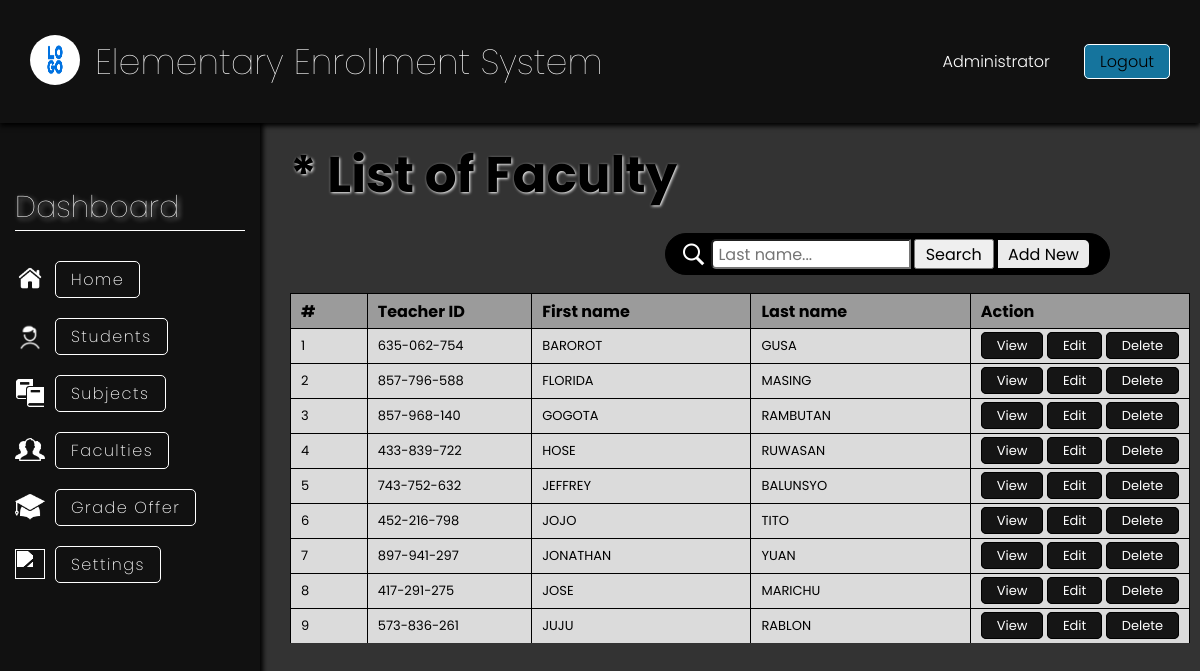
The page /index.php?page=faculty (signed in) on the database its author committed.
### tables this page shows
CREATE TABLE `teacher` (
  `TEACHER_ID` varchar(50) NOT NULL,
  `TEACHER_FNAME` varchar(50) NOT NULL,
  `TEACHER_INIT` varchar(50) NOT NULL,
  `TEACHER_LNAME` varchar(50) NOT NULL,
  `TEACHER_ADDRESS` varchar(150) NOT NULL,
  `TEACHER_CONTACT` bigint(15) NOT NULL,
  `TEACHER_EMAIL` varchar(50) NOT NULL
);

### includes/include.php (called while the page is built, shortened)
<?php
include "function.php";
$mySQLFunction = new myDataBase("localhost", "dhiee15", "0c/aD*6-urN.t(K_", "enrollment_db");

### includes/function.php (called while the page is built, shortened)
<?php
class myDataBase
{
    private $hostname;
    private $username;
    private $password;
    private $database;
    private $con;
    public function __construct($hostname, $username, $password, $database)
    {
        $this->hostname = $hostname;
        $this->username = $username;
        $this->password = $password;
        $this->database = $database;
    }
    public function connection()
    {
        try {
            if (!$this->con) {
                $this->con = mysqli_connect($this->hostname, $this->username, $this->password, $this->database);
                if ($this->con) {
                    return true;
                } else {
                    return false;
                }
            } else {
                return true;
            }
        } catch (mysqli_sql_exception) {
            echo "FAILED TO CONNECT TO DATABASE";
        }
    }
    public function disconnect()
    {
        if ($this->con) {
            if (mysqli_close($this->con)) {
                $this->con = false;
                return true;
            } else {
                return false;
            }
        } else {
            return true;
        }
    }
    public function getTeacher($row = null, $value = null)
    {
        if ($row != null &&  $value != null) {
            $sql = "SELECT * FROM `TEACHER` WHERE `$row` = '$value'";
            $stored = ($this->con->query($sql))->fetch_assoc();
            return $stored;
        } else {
            $sql = "SELECT * FROM `TEACHER` ORDER BY `TEACHER_FNAME`";
            $stored = ($this->con->query($sql))->fetch_all(MYSQLI_ASSOC);
            return $stored;
        }
    }
}

### faculty.php (the view, shortened to what this page needs)
<?php
include "includes/include.php";
?>
<div class="container">
    <div class="section-information">
        <div class="section-title">
            <h1>* List of Faculty</h1>
        </div>
        <div class="search-bar">
            <img src="icon/icons8-search-50.png" alt="" />
            <form action="index.php?page=faculty" method="POST">
                <input type="text" name="lname" placeholder="Last name..." required autocomplete="off" />
                <button name="search">Search</button>
                <a href="index.php?page=faculty&add=newFaculty">Add New</a>
            </form>
        </div>
        <div class="table">
            <table>
                <thead>
                    <tr>
                        <th>#</th>
                        <th>Teacher ID</th>
                        <th>First name</th>
                        <th>Last name</th>
                        <th>Action</th>
                    </tr>
                </thead>
                <tbody>
                    <?php
                    $mySQLFunction->connection();
                    if (!isset($_POST["search"])) {
                        $result = $mySQLFunction->getTeacher();
                    } else {
                        $lname = $_POST["lname"];
                        $result = $mySQLFunction->searchTeacher($lname);
                    }
                    if (!empty($result)) {
                        $count = 1;
                        foreach ($result as $row) {
                            echo '<tr>';
                            echo '<td>' . $count . '</td>';
                            echo '<td>' . $row["TEACHER_ID"] . '</td>';
                            echo '<td>' . $row["TEACHER_FNAME"] . '</td>';
                            echo '<td>' . $row["TEACHER_LNAME"] . '</td>';
                            echo '<td>
                                        <a href="index.php?page=faculty&view=faculty&id=' . $row["TEACHER_ID"] . '">View</a>
                                        <a href="index.php?page=faculty&edit=faculty&id=' . $row["TEACHER_ID"] . '">Edit</a>
                                        <a href="index.php?page=faculty&delete=faculty&id=' . $row["TEACHER_ID"] . '">Delete</a>
                                     </td>';
                            echo '</tr>';
                            $count++;
                        }
                    }
                    echo '</table>';
                    ?>
        </div>
    </div>
</div>

### css/dashboard-style.css (style rules this page uses)
* { margin: 0; padding: 0; box-sizing: border-box; font-family: "Poppins", sans-serif; }
body { background-color: #333; }
.container { width: 100vw; height: 100vh; padding-top: 10vh; padding-left: 260px; }
.section-information { width: 100%; height: 100%; padding: 15px 30px; }
.section-title h1 { font-size: 50px; margin-bottom: 20px; color: rgb(0, 0, 0); text-shadow: 1px 1px 3px white; }
.search-bar { border: 1px solid black; float: right; display: flex; justify-content: end; align-items: center; padding: 5px 15px; border-radius: 30px; background: black; margin-right: 60px; }
.search-bar img { width: 25px; height: 25px; margin-right: 5px; filter: brightness(0) invert(1); }
.search-bar form input { width: 200px; height: 30px; border-radius: 5px 0px 0px 5px; padding: 5px; font-size: 16px; }
.search-bar form button { height: 30px; width: 80px; font-size: 16px; margin-left: -2px; cursor: pointer; }
.search-bar a { color: black; background: rgb(235, 235, 235); padding: 2.7px 10px; text-decoration: none; border-radius: 0px 5px 5px 0px; margin-right: 5px; }
.table { margin: 80px auto; width: 900px; height: 350px; overflow-y: auto; }
.table table { width: 100%; margin-bottom: 15px; }
.table table, th, td { text-align: start; border: 1px solid black; border-collapse: collapse; padding-left: 15px; }
.table table th, .table-subject th { font-size: 16px; height: 35px; background: rgba(255, 255, 255, 0.511); }
.table table th:nth-child(1) { width: 70px; }
.table table th:nth-child(2) { width: 150px; }
.table table th:nth-child(3) { width: 200px; }
.table table th:nth-child(4) { width: 200px; }
.table table th:nth-child(5) { width: 200px; }
.table table td, .table-subject table td { background: rgba(255, 255, 255, 0.827); height: 35px; font-size: 13px; }
.table table td a, .table-subject table td a { color: white; border: 1px solid black; padding: 3px 15px; text-decoration: none; border-radius: 5px; background: rgba(0, 0, 0, 0.901); transition: 0.5s; }
.table a, .table-subject a { border: 1px solid black; padding: 5px 25px; border-radius: 10px; color: white; text-decoration: none; background-color: gray; }
.table-subject table, th, td { text-align: start; border: 1px solid black; border-collapse: collapse; padding-left: 10px; }

### rows shown on the page
teacher: TEACHER_ID "635-062-754", TEACHER_FNAME "BAROROT", TEACHER_LNAME "GUSA"
teacher: TEACHER_ID "857-796-588", TEACHER_FNAME "FLORIDA", TEACHER_LNAME "MASING"
teacher: TEACHER_ID "857-968-140", TEACHER_FNAME "GOGOTA", TEACHER_LNAME "RAMBUTAN"
teacher: TEACHER_ID "433-839-722", TEACHER_FNAME "HOSE", TEACHER_LNAME "RUWASAN"
teacher: TEACHER_ID "743-752-632", TEACHER_FNAME "JEFFREY", TEACHER_LNAME "BALUNSYO"
teacher: TEACHER_ID "452-216-798", TEACHER_FNAME "JOJO", TEACHER_LNAME "TITO"
teacher: TEACHER_ID "897-941-297", TEACHER_FNAME "JONATHAN", TEACHER_LNAME "YUAN"
teacher: TEACHER_ID "417-291-275", TEACHER_FNAME "JOSE", TEACHER_LNAME "MARICHU"
teacher: TEACHER_ID "573-836-261", TEACHER_FNAME "JUJU", TEACHER_LNAME "RABLON"
